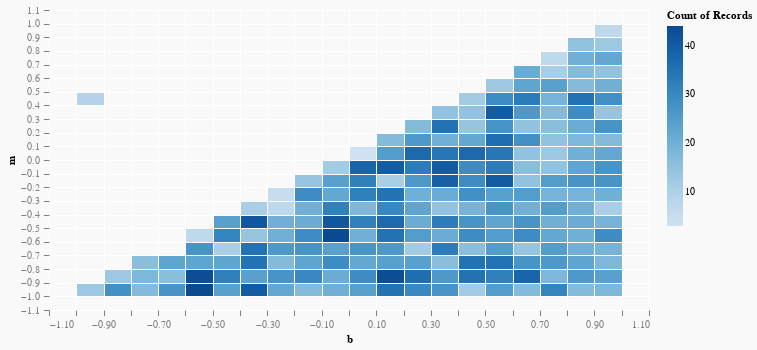

The notebook cell this image was saved under:
### Markdown cell above
The principal approach is the same: pick sample `b`, pick sample `m`, modify the joint sample probability based on a condition, and return the values of both samples in a tuple.
If we run this through the Metropolis-Hastings sampler, we get:

### Code cell
nsamples = 5000
modelsamples <- sampleIOfixed $ prior $ mh nsamples model3
(xValues, yValues) = unzip modelsamples
vlShow $ plot (600, 300)
              [density2DPlot "b" "m" (-1.1,1.1) (-1.1,1.1)]
              [("b", VL.Numbers xValues), ("m", VL.Numbers yValues)]

### Figure 1 — Vega-Lite specification as saved in the notebook (floating-point values rounded to 4 significant figures; data arrays with more than 128 entries replaced by an {"elided": "..."} marker saying what was removed)
{"$schema": "https://vega.github.io/schema/vega-lite/v3.json", "background": "#f9f9f9", "config": {"axis": {"domain": false, "grid": true, "gridColor": "#FFFFFF", "gridOpacity": 1, "labelColor": "#7F7F7F", "labelPadding": 4, "tickColor": "#7F7F7F", "tickSize": 5.67}, "selection": {"single": {"on": "dblclick"}}, "view": {"stroke": "transparent"}}, "data": {"values": {"elided": "5001 records"}}, "description": "Plot", "height": 300, "layer": [{"encoding": {"color": {"aggregate": "count", "field": "col", "scale": {"scheme": {"extent": [0, 1], "name": "blues"}}, "type": "quantitative"}, "x": {"axis": {"grid": true, "title": "b"}, "bin": {"extent": [-1.1, 1.1], "maxbins": 30}, "field": "b", "type": "quantitative"}, "y": {"axis": {"grid": true, "title": "m"}, "bin": {"extent": [-1.1, 1.1], "maxbins": 30}, "field": "m", "type": "quantitative"}}, "mark": "rect"}], "width": 600}
